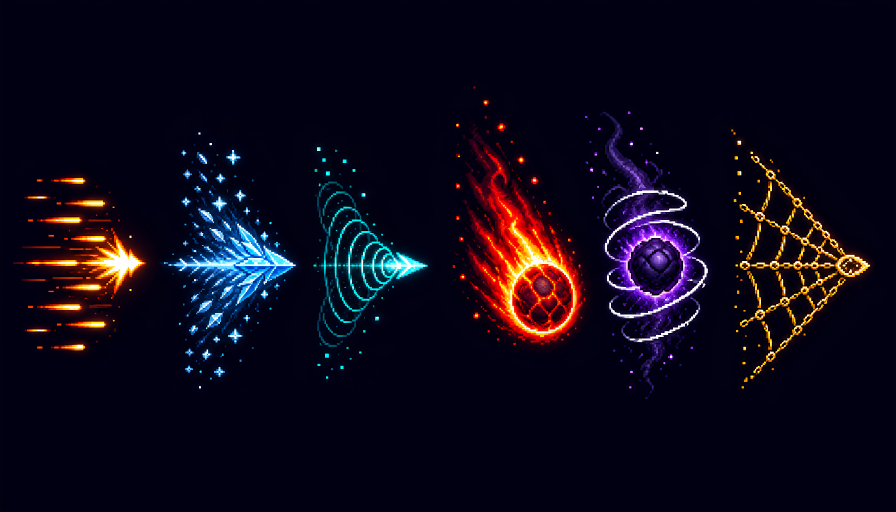
#> input picture tools/weapon_effects_ref.png, 1791 x 1023 px (shown at 1/2 size)
$ python -i monster_sprite_pipeline.py   (imports and definitions only)
#> lines starting #> are read from the running program, lines starting #| are printed output that depends on the picture; after the words box and inside, x2 and y2 are one past the last pixel; in counts of white or black regions, pixels touching at a corner belong together
#> further down, picture is the input picture: PIL image 1791x1023 RGB; mean R, G, B 14.4, 9.1, 26.4
#!/usr/bin/env python3
"""Generate and process monster sprite sheets for Starfall Rogue Shooter.

Pipeline A+B:
- A: ask an image model for a horizontal sprite strip.
- B: constrain the prompt with frame-by-frame choreography and optional reference/guide text.
- Postprocess: save raw output, remove flat background if possible, slice frames, normalize cells,
  make a clean Cocos-ready strip and GIF preview.

Secrets: reads TOKENX_API_KEY or YUZ_API_KEY from the environment; never prints the token.
"""
from __future__ import annotations

import argparse
import base64
from collections import deque
import json
import os
import sys
import time
import http.client
import urllib.error
import urllib.request
from dataclasses import dataclass
from pathlib import Path
from typing import Any

from PIL import Image, ImageChops, ImageFilter

PROJECT_ROOT = Path(__file__).resolve().parents[1]
PROMPT_FILE = PROJECT_ROOT / "assets" / "art_source" / "monster_prompts.json"
RAW_DIR = PROJECT_ROOT / "assets" / "art_source" / "generated"
FINAL_DIR = PROJECT_ROOT / "assets" / "resources" / "art" / "enemies"
FRAME_DIR = PROJECT_ROOT / "assets" / "art_source" / "frames"
PREVIEW_DIR = PROJECT_ROOT / "assets" / "art_source" / "previews"
DEFAULT_IMAGES_ENDPOINT = "https://tokenx24.com/v1/images/generations"
MONSTER_STYLE_GUARD = (
    "Mandatory style lock: polished flat 2D mobile-game cartoon, vector-like silhouettes, "
    "large clean color blocks, broad readable features, very few internal seams, minimal surface texture, "
    "raised midtones, soft deep-navy outlines, exactly two hard cel-shading tones. "
    "Do not use painterly rendering, realistic metal, realistic lighting, glossy 3D rendering, "
    "dense facets, tiny scratches, excessive glow, or dark crushed shadows."
)


@dataclass
class SpriteSpec:
    name: str
    prompt: str
    model: str = "gpt-image-2"
    size: str = "1536x1024"
    frames: int = 6
    cell_size: int = 128
    fps: int = 8
    output_dir: str = "enemies"
    frame_order: list[int] | None = None


# [91 lines left out: functions load_specs, post_json, generate, trim_uniform_border, not called in this run]


def chroma_to_alpha(image: Image.Image, tolerance: int = 18) -> Image.Image:
    """If the image has a flat corner background, convert near-corner pixels to alpha."""
#> called with tolerance = 18
    rgba = image.convert("RGBA")
    corners = [rgba.getpixel((0, 0)), rgba.getpixel((rgba.width - 1, 0)), rgba.getpixel((0, rgba.height - 1)), rgba.getpixel((rgba.width - 1, rgba.height - 1))]
#> corners = [(1, 2, 19, 255), (0, 4, 20, 255), (1, 3, 16, 255), (0, 3, 18, 255)]
    # Use the most common corner color.
    bg = max(set(corners), key=corners.count)
#> bg = (1, 3, 16, 255)
    out = Image.new("RGBA", rgba.size)
#> out: PIL image 1791x1023 RGBA; every value is 0
    src = rgba.load()
    dst = out.load()
    removable = bytearray(rgba.width * rgba.height)
    for y in range(rgba.height):
        for x in range(rgba.width):
            r, g, b, a = src[x, y]
            dist = abs(r - bg[0]) + abs(g - bg[1]) + abs(b - bg[2])
            magenta_key = r > 145 and b > 145 and g < 155 and abs(r - b) < 120
            green_key = g > 145 and r < 155 and b < 155
            yellow_key = r > 155 and g > 155 and b < 145 and abs(r - g) < 110
            exact_key = dist <= tolerance * 2
            removable[y * rgba.width + x] = 1 if exact_key or magenta_key or green_key or yellow_key else 0
            # Exact key-color islands can be enclosed by legs or detached parts,
            # so remove them globally. Broader purple/green ranges are still
            # protected by the edge-connected flood fill below.
            # Prompt contracts forbid the selected key hue in the subject, so
            # remove high-confidence key pixels globally as well as the broader
            # edge-connected matte. This clears tiny enclosed islands between
            # horns, fingers and armor plates.
            dst[x, y] = (0, 0, 0, 0) if exact_key or magenta_key or green_key or yellow_key else (r, g, b, a)

    # Only erase key-colored pixels connected to the canvas edge, so purple
    # details enclosed by the creature remain intact.
    visited = bytearray(rgba.width * rgba.height)
    queue: deque[tuple[int, int]] = deque()
    for x in range(rgba.width):
        queue.append((x, 0))
        queue.append((x, rgba.height - 1))
    for y in range(rgba.height):
        queue.append((0, y))
        queue.append((rgba.width - 1, y))
    while queue:
        x, y = queue.popleft()
        index = y * rgba.width + x
        if visited[index] or not removable[index]:
            continue
        visited[index] = 1
        r, g, b, _a = dst[x, y]
        dst[x, y] = (r, g, b, 0)
        if x > 0: queue.append((x - 1, y))
        if x + 1 < rgba.width: queue.append((x + 1, y))
        if y > 0: queue.append((x, y - 1))
        if y + 1 < rgba.height: queue.append((x, y + 1))
    # Contract the matte by one source pixel and suppress key-color spill on
    # antialiased edge pixels before the much smaller runtime cells are built.
    alpha = out.getchannel("A").filter(ImageFilter.MinFilter(3))
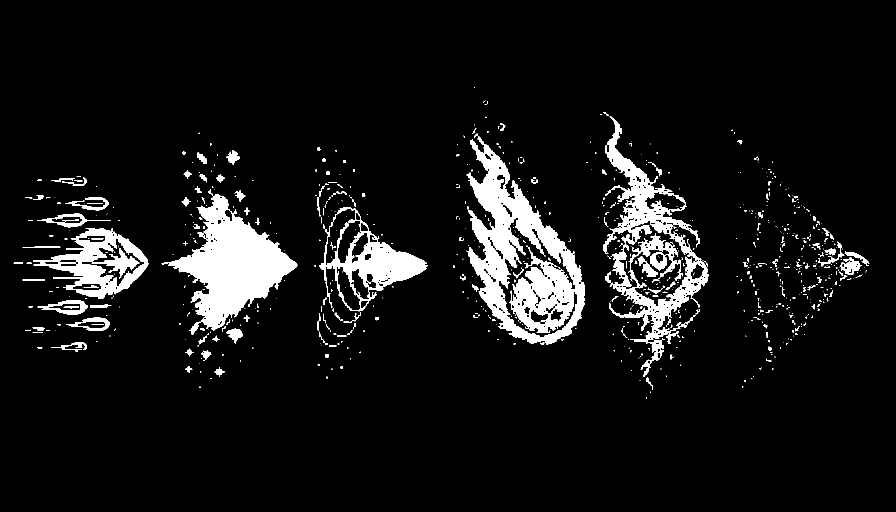
#> alpha: PIL image 1791x1023 L (shown at 1/2 size); 7.6% white; 779 white regions (614 under 20 px), largest, box (x1, y1, x2, y2) and area: (932, 267, 1170, 689) 40489, (323, 378, 595, 661) 30656, (1207, 233, 1418, 754) 25111
    pixels = out.load()
    for y in range(out.height):
        for x in range(out.width):
            r, g, b, _a = pixels[x, y]
            if bg[1] > bg[0] + 40 and bg[1] > bg[2] + 40 and g > max(r, b) + 18:
                g = min(g, max(r, b) + 18)
            elif bg[0] > bg[1] + 40 and bg[2] > bg[1] + 40:
                excess = max(0, min(r, b) - g - 18)
                r = max(g, r - excess)
                b = max(g, b - excess)
            pixels[x, y] = (r, g, b, alpha.getpixel((x, y)))
    return out


# [148 lines left out: functions fit_to_cell, find_frame_bounds, slice_horizontal_strip, main, not called in this run]


# [2 lines not run here, left out]

>>> from PIL import Image
>>> picture = Image.open('weapon_effects_ref.png')
>>> result = chroma_to_alpha(picture)
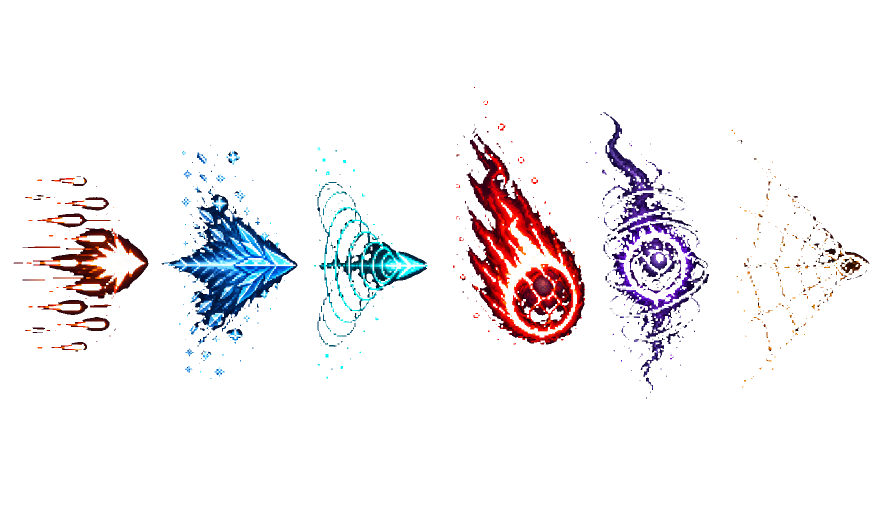
#> result: PIL image 1791x1023 RGBA (shown at 1/2 size); mean R, G, B, A 10.4, 6.9, 9.2, 19.4; transparent parts drawn white
